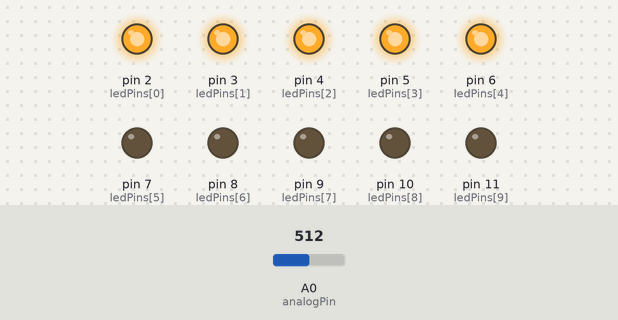
A sketch run on a simulated Arduino Uno, built with avr-gcc and run on an emulated ATmega328P. On the bench: output pins drawn as LEDs (lit = HIGH). Inputs (shaded band) come from the test bench; at power-on: A0 (analogPin) = 512.

Above: at 1.2 s.
1.3 s: A0 (analogPin) set to 584
2.8 s: A0 (analogPin) set to 609
At 3.7 s:
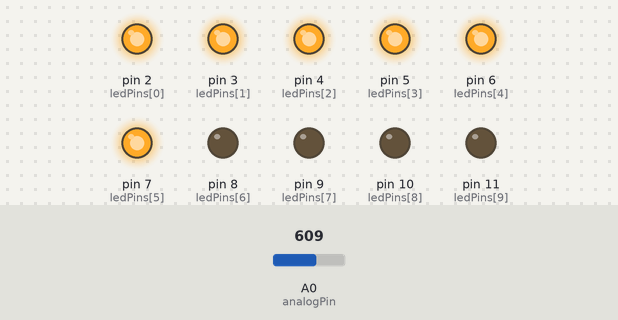
4.3 s: A0 (analogPin) set to 716
At 5.5 s:
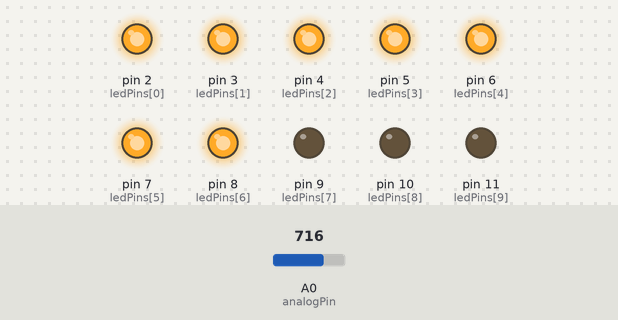
5.8 s: A0 (analogPin) set to 784
7.3 s: A0 (analogPin) set to 816
At 8.1 s:
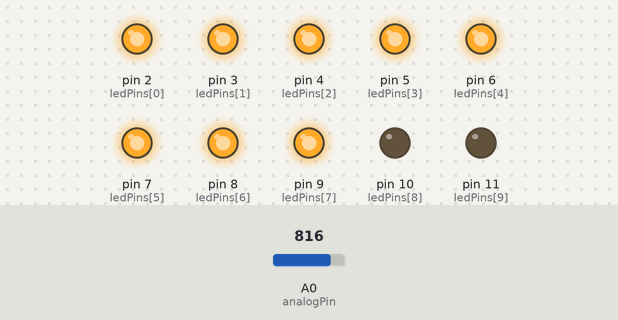
8.8 s: A0 (analogPin) set to 511
At 9.3 s:
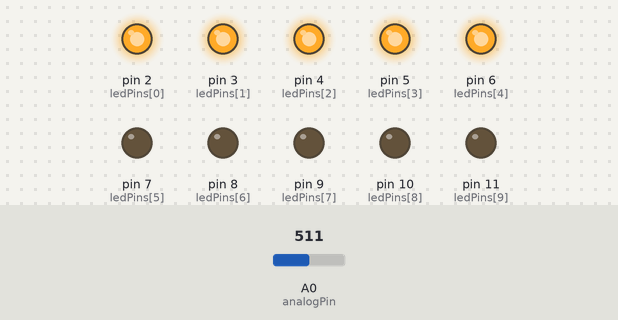
Timing chart, 0 to 11.3 s (numbered marks = the images above; inputs shaded):
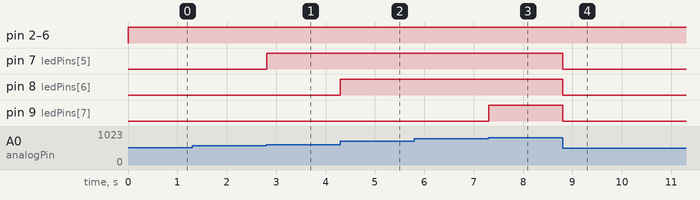

Measured:
- the behaviour switches between 599 and 600 on A0 (analogPin) (found by bisection; images 0 and 1)
- the behaviour switches between 799 and 800 on A0 (analogPin) (found by bisection; images 2 and 3)
- after the input at 1.3 s, every drawn part: stays the same
- after the input at 2.8 s, pin 7 (ledPins[5]): LOW → HIGH at once
- after the input at 4.3 s, pin 8 (ledPins[6]): LOW → HIGH at once
- after the input at 5.8 s, every drawn part: stays the same
- after the input at 7.3 s, pin 9 (ledPins[7]): LOW → HIGH at once
- after the input at 8.8 s, pin 7 (ledPins[5]), pin 8 (ledPins[6]), pin 9 (ledPins[7]): HIGH → LOW at once

The sketch:

Module11_BM.ino
```cpp
/*
Module 11 lab, Voltage Indicator
Brian Mann
April 17, 2026
This sketch will activate an LED bar graph module to visually showcase the charge and discharge of an RC circuit.
*/

/*
 * -----------------------------------------------------------------------------
 * GEMINI AI ASSISTANCE & USE DISCLAIMER
 * -----------------------------------------------------------------------------
 * Date: April 17, 2026
 * * This code was developed with the assistance of Gemini, an AI model by Google.
 * * DISCLAIMER: This code is provided "as is" for educational purposes. While
 * designed to meet the user's specifications, it should be tested in a
 * controlled environment. The user assumes all responsibility for hardware
 * safety, including the use of proper current-limiting resistors and capacitor
 * polarity to prevent component failure or injury.

 * * AI-GENERATED COMPONENTS:
 * 1. PIN DEFINITIONS: The array-based mapping of digital pins 2-11. (Lines 31-32)

 * 2. RC LOGIC: The implementation of analogRead() to interpret the RC time
 * constant curve. (Line 48)

 * 3. MAPPING LOGIC: The use of the map() function to translate voltage levels
 * into discrete LED segments. (Line 51)

 * 4. CONTROL LOOP: The 'for' loop logic used to dynamically update the state
 * of the 10-segment bar graph. (Lines 54-60)
 * -----------------------------------------------------------------------------
 */

// Define the pins for the LED bar graph
const int ledPins[] = {2, 3, 4, 5, 6, 7, 8, 9, 10, 11};
const int analogPin = A0; // Connect to the junction of the Resistor and Capacitor

void setup() {
  // Initialize pins 2-11 as OUTPUT
  for (int i = 0; i < 10; i++) {
    pinMode(ledPins[i], OUTPUT);
  }
}

void loop() {
  // Read voltage from the RC circuit junction
  int sensorValue = analogRead(analogPin);

  // Map the analog value (0-1023) to the number of LEDs (0-10)
  // We use a slight offset at the top (1000 instead of 1023) to ensure
  // all LEDs light up even if there's a tiny voltage drop.
  int ledLevel = map(sensorValue, 0, 1000, 0, 10);

  // Sequential LED control logic
  for (int i = 0; i < 10; i++) {
    // If the current LED index is less than the ledLevel, turn it on
    if (i < ledLevel) {
      digitalWrite(ledPins[i], HIGH);
    } else {
      digitalWrite(ledPins[i], LOW);
    }
  }

  delay(10); // Small delay for ADC stabilization
}
```
